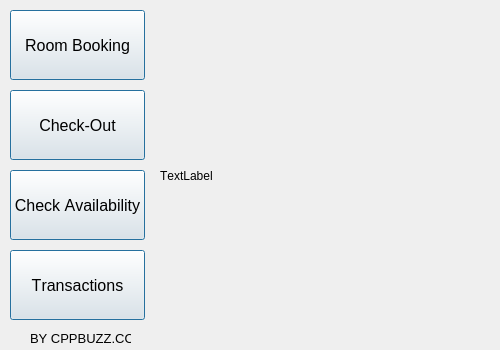
<?xml version="1.0" encoding="UTF-8"?>
<ui version="4.0">
 <class>MainWindow</class>
 <widget class="QMainWindow" name="MainWindow">
  <property name="geometry">
   <rect>
    <x>0</x>
    <y>0</y>
    <width>500</width>
    <height>350</height>
   </rect>
  </property>
  <property name="font">
   <font>
    <kerning>false</kerning>
   </font>
  </property>
  <property name="windowTitle">
   <string>Hotel Management 1.0</string>
  </property>
  <widget class="QWidget" name="centralWidget">
   <widget class="QLabel" name="imgLabel">
    <property name="geometry">
     <rect>
      <x>160</x>
      <y>0</y>
      <width>340</width>
      <height>351</height>
     </rect>
    </property>
    <property name="text">
     <string>TextLabel</string>
    </property>
   </widget>
   <widget class="QLabel" name="label">
    <property name="geometry">
     <rect>
      <x>30</x>
      <y>330</y>
      <width>101</width>
      <height>16</height>
     </rect>
    </property>
    <property name="font">
     <font>
      <pointsize>10</pointsize>
     </font>
    </property>
    <property name="text">
     <string>BY CPPBUZZ.COM</string>
    </property>
   </widget>
   <widget class="QPushButton" name="btnRoomBooking">
    <property name="geometry">
     <rect>
      <x>10</x>
      <y>10</y>
      <width>135</width>
      <height>70</height>
     </rect>
    </property>
    <property name="font">
     <font>
      <pointsize>12</pointsize>
     </font>
    </property>
    <property name="text">
     <string>Room Booking</string>
    </property>
    <property name="autoDefault">
     <bool>true</bool>
    </property>
    <property name="default">
     <bool>true</bool>
    </property>
    <property name="flat">
     <bool>false</bool>
    </property>
   </widget>
   <widget class="QPushButton" name="btnRoomCheckout">
    <property name="geometry">
     <rect>
      <x>10</x>
      <y>90</y>
      <width>135</width>
      <height>70</height>
     </rect>
    </property>
    <property name="font">
     <font>
      <pointsize>12</pointsize>
     </font>
    </property>
    <property name="text">
     <string>Check-Out</string>
    </property>
    <property name="default">
     <bool>true</bool>
    </property>
    <property name="flat">
     <bool>false</bool>
    </property>
   </widget>
   <widget class="QPushButton" name="btnCheckAvailability">
    <property name="geometry">
     <rect>
      <x>10</x>
      <y>170</y>
      <width>135</width>
      <height>70</height>
     </rect>
    </property>
    <property name="font">
     <font>
      <pointsize>12</pointsize>
     </font>
    </property>
    <property name="text">
     <string>Check Availability</string>
    </property>
    <property name="autoDefault">
     <bool>true</bool>
    </property>
    <property name="default">
     <bool>true</bool>
    </property>
    <property name="flat">
     <bool>false</bool>
    </property>
   </widget>
   <widget class="QPushButton" name="bntTransaction">
    <property name="geometry">
     <rect>
      <x>10</x>
      <y>250</y>
      <width>135</width>
      <height>70</height>
     </rect>
    </property>
    <property name="font">
     <font>
      <pointsize>12</pointsize>
     </font>
    </property>
    <property name="text">
     <string>Transactions</string>
    </property>
    <property name="autoDefault">
     <bool>true</bool>
    </property>
    <property name="default">
     <bool>true</bool>
    </property>
    <property name="flat">
     <bool>false</bool>
    </property>
   </widget>
  </widget>
 </widget>
 <layoutdefault spacing="6" margin="11"/>
 <resources/>
 <connections/>
</ui>
